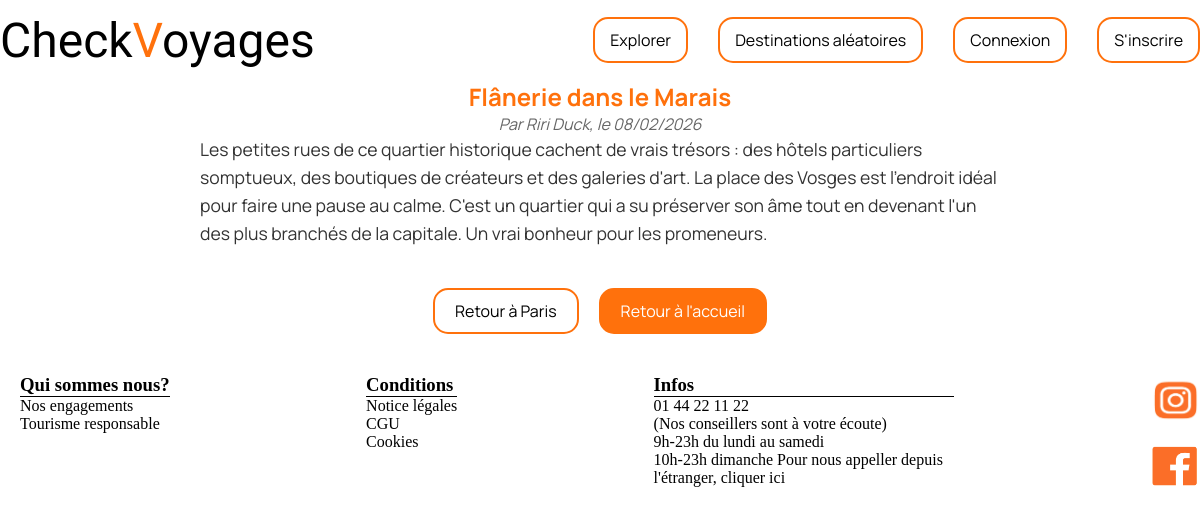
The app's page /article.php?id=4 with its own data.
### tables this page shows
CREATE TABLE IF NOT EXISTS article(
	id_article INT PRIMARY KEY AUTO_INCREMENT NOT NULL,
    title VARCHAR(100) NOT NULL,
    thumbnail VARCHAR(255),
    content TEXT NOT NULL,
    creation_date DATETIME NOT NULL,
    id_user INT, 
    id_destination INT NOT NULL 
);

CREATE TABLE IF NOT EXISTS `user`(
	id_user INT PRIMARY KEY AUTO_INCREMENT NOT NULL,
    lastname VARCHAR(50) NOT NULL,
    firstname VARCHAR(50) NOT NULL,
    thumbnail VARCHAR(255),
    psswrd VARCHAR(100) NOT NULL,
    email VARCHAR(50) NOT NULL UNIQUE,
    login VARCHAR(50) NOT NULL UNIQUE
);

CREATE TABLE IF NOT EXISTS destination(
	id_destination INT PRIMARY KEY AUTO_INCREMENT NOT NULL,
    id_destinationGroup INT NOT NULL,
    title VARCHAR(100) NOT NULL UNIQUE,
    content TEXT NOT NULL,
    thumbnail VARCHAR(255),
    publication_date DATETIME NOT NULL
);

### Model/ArticleModel.php (called while the page is built, shortened)
<?php
class Article {
    private ?int $id_article;
    private ?PDO $bdd;
    public function __construct(?PDO $bdd) {
        $this->bdd = $bdd;
    }
    public function getIdArticle(): ?int {
        return $this->id_article;
    }
    public function setIdArticle(?int $id_article): Article {
        $this->id_article = $id_article;
        return $this;
    }
    public function getBDD(): ?PDO {
        return $this->bdd;
    }
    public function readArticleById(): array {
        try {
            $query = $this->getBDD()->prepare('
                SELECT a.id_article, a.title, a.content, a.thumbnail, a.creation_date, a.id_user, a.id_destination,
                       u.firstname, u.lastname, d.title as destination_title
                FROM article a
                LEFT JOIN user u ON a.id_user = u.id_user
                JOIN destination d ON a.id_destination = d.id_destination
                WHERE a.id_article = ?
            ');
            $id = $this->getIdArticle();
            $query->bindParam(1, $id, PDO::PARAM_INT);
            $query->execute();
            return $query->fetch(PDO::FETCH_ASSOC) ?: [];
        } catch (Exception $error) {
            die($error->getMessage());
        }
    }
}
?>

### View/view_article.php (the view, shortened to what this page needs)
<?php
class ArticleView {
    public function renderArticle(array $article): string {
        $title = $article['title'];
        $content = nl2br($article['content']);
        $date = date('d/m/Y', strtotime($article['creation_date']));
        $author = (!empty($article['firstname']) || !empty($article['lastname']))
            ? $article['firstname'] . ' ' . $article['lastname']
            : "Auteur inconnu";
        $destId = $article['id_destination'];
        $destTitle = $article['destination_title'];
            $imageHtml = "";
            return "
            <article style='max-width: 800px; margin: 20px auto; font-family: \"Manrope\", sans-serif; padding: 0 20px;'>
                <h1 style='color: rgb(255 113 12); text-align: center;'>$title</h1>
                <p style='text-align: center; color: #666; font-style: italic;'>
                    Par $author, le $date
                </p>
                $imageHtml
                <div style='line-height: 1.6; font-size: 1.1rem; color: #333;'>
                    $content
                </div>
                <div style='margin-top: 40px; text-align: center; display: flex; justify-content: center; gap: 20px;'>
                    <a href='destination.php?id=$destId' style='text-decoration: none; color: black; border: solid 2px rgb(255 113 12); border-radius: 15px; padding: 10px 20px;'>Retour à $destTitle</a>
                    <a href='index.php' style='text-decoration: none; color: white; background-color: rgb(255 113 12); border: solid 2px rgb(255 113 12); border-radius: 15px; padding: 10px 20px;'>Retour à l'accueil</a>
                </div>
            </article>
            ";
    }
}

### src/style/style-index.css (style rules this page uses)
* { margin: 0; padding: 0; }
html { scroll-behavior: smooth; }
.container-footer h3 { border-bottom: 1px solid; }
.container-footer p { max-width: 300px; }
.icons-social img { object-fit: cover; max-width:50px; height: 50px; }
.icons-social { display: flex; flex-direction: column; gap: 1rem; }

### records on screen
article: title "Flânerie dans le Marais", id_user.lastname "Riri Duck", creation_date "08/02/2026", content "Les petites rues de ce quartier historique cachent de vrais trésors : des hôtels particuliers somptueux, des boutiques de créateurs et des galeries d'art. La place des Vosges est l'endroit idéal pour faire une pause au calme. C'est un quartier qui a su préserver son âme tout en devenant l'un des plus branchés de la capitale. Un vrai bonheur pour les promeneurs.", id_destination.title "Paris"

### other values on screen
$this->getWhoAreWe() "Qui sommes nous? Nos engagements Tourisme responsable"
$this->getConditions() "Conditions Notice légales CGU Cookies"
$this->getInfos() "Infos 01 44 22 11 22 (Nos conseillers sont à votre écoute) 9h-23h du lundi au samedi 10h-23h dimanche Pour nous appeller depuis l'étranger, cliquer ici"
